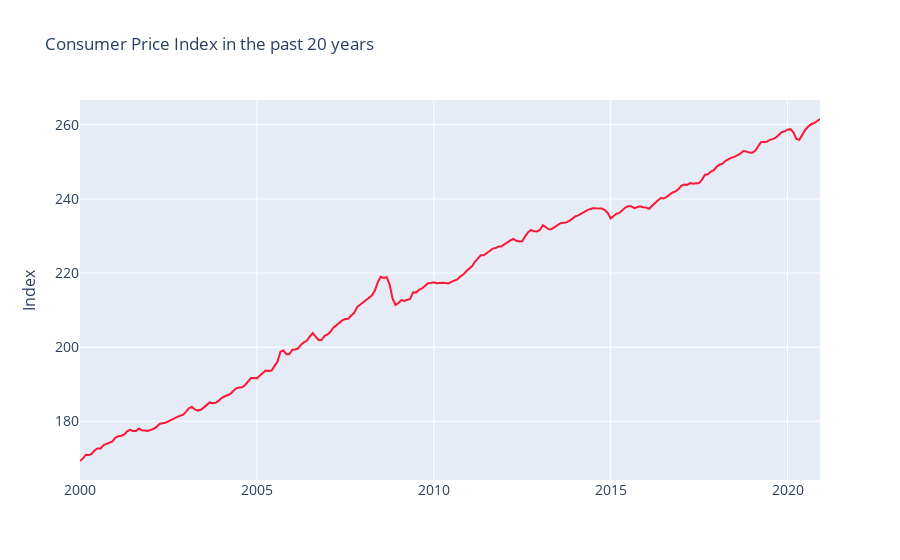

Notebook source saved alongside this figure:
### Markdown cell above
From the plot we see that CPI through the years has increased but has seen the dip in times of recession in the economy. We see dip in 2001 recession and a big dip in 2008 crises. There is also a dip in 2020 but it is because of the COVID-19 effects on economy

### Code cell
fig = go.Figure()
fig.add_trace(go.Line(x=cpi['DATE'], y= cpi['CPIAUCSL'], name='Consumer Price Index', marker_color='rgb(255, 22, 55)'))
fig.update_layout(title='Consumer Price Index in the past 20 years',xaxis_tickfont_size=14,
                  yaxis=dict(title='Index',titlefont_size=16,tickfont_size=14,),
    legend=dict(x=0,y=1.0,bgcolor='rgba(255, 255, 255,0)',bordercolor='rgba(255, 255, 255, 0)'),barmode='group',bargap=0.15, bargroupgap=0.1)
fig.show()

### Figure 1 — Plotly figure (JSON) as saved in the notebook; plotly's stock layout.template omitted (floating-point values rounded to 4 significant figures; data arrays with more than 128 entries replaced by an {"elided": "..."} marker saying what was removed)
{"data": [{"marker": {"color": "rgb(255, 22, 55)"}, "name": "Consumer Price Index", "type": "scatter", "x": {"elided": "252 str values"}, "y": {"elided": "252 float values"}}], "layout": {"bargap": 0.15, "bargroupgap": 0.1, "barmode": "group", "legend": {"bgcolor": "rgba(255, 255, 255,0)", "bordercolor": "rgba(255, 255, 255, 0)", "x": 0, "y": 1}, "title": {"text": "Consumer Price Index in the past 20 years"}, "xaxis": {"tickfont": {"size": 14}}, "yaxis": {"tickfont": {"size": 14}, "title": {"font": {"size": 16}, "text": "Index"}}}}
